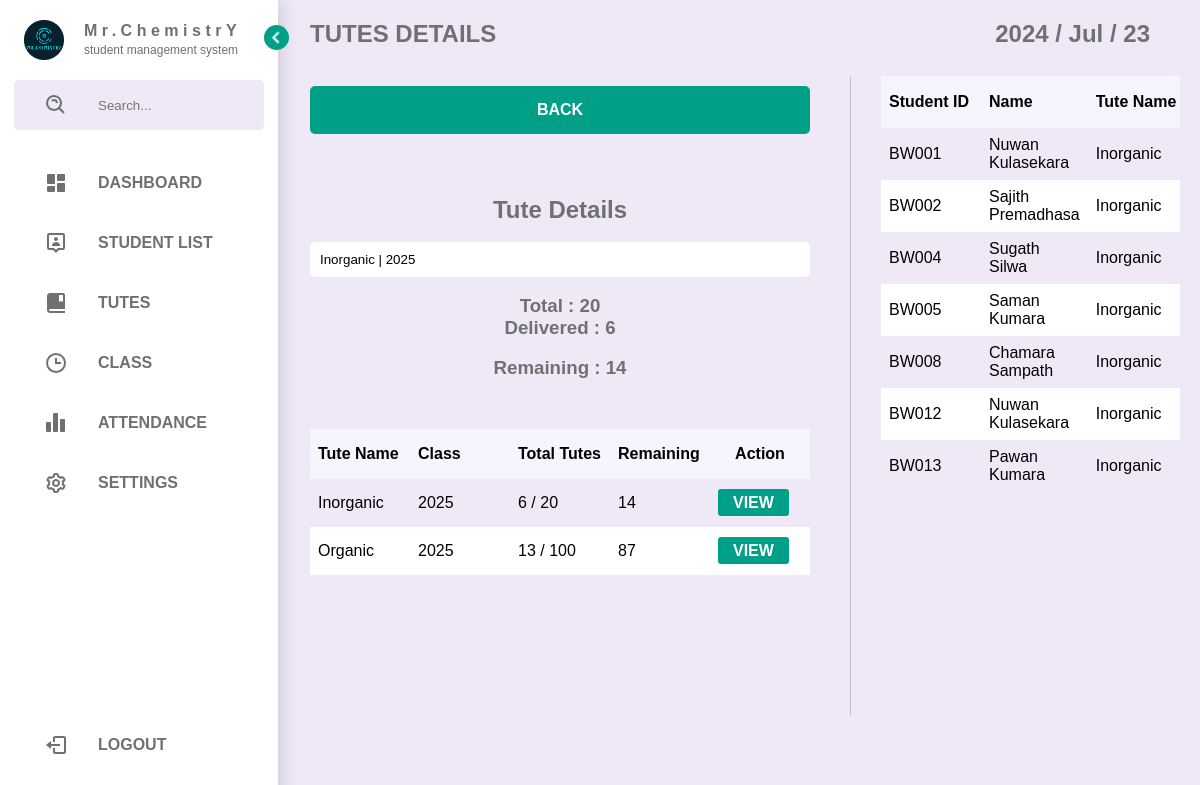
The page /view-tute.php?tute_id=2 (signed in) on the database its author committed.
### tables this page shows
CREATE TABLE `tutes` (
  `ID` int(100) NOT NULL,
  `Tute_name` varchar(100) NOT NULL,
  `Class` varchar(20) NOT NULL,
  `Start_date` varchar(100) NOT NULL,
  `Counte` int(50) NOT NULL,
  `Delivered` int(50) NOT NULL,
  `Action` int(2) NOT NULL
);

CREATE TABLE `deliverd_tute` (
  `ID` int(255) NOT NULL,
  `Tute_ID` int(255) NOT NULL,
  `ST_ID` int(20) NOT NULL,
  `Student_ID` varchar(255) NOT NULL,
  `Class` varchar(20) NOT NULL,
  `ST_name` varchar(255) NOT NULL,
  `Date` varchar(100) NOT NULL
);

### view-tute.php (the view, shortened to what this page needs)
<?php
include("includes/connection.php");
$tutes_list = "SELECT * FROM `tutes` ORDER BY `Class` ASC, `ID` DESC ";
$tutes_list_result = mysqli_query($connection, $tutes_list);
$select_tute = "SELECT * FROM `tutes` WHERE `ID` = {$_GET['tute_id']}";
$select_tute_result = mysqli_query($connection, $select_tute);
if (mysqli_num_rows($select_tute_result) > 0) {
    $tuteDETAILS = mysqli_fetch_assoc($select_tute_result);
    $Tute_name = $tuteDETAILS['Tute_name'];
    $Counte = $tuteDETAILS['Counte'];
    $Delivered = $tuteDETAILS['Delivered'];
    $Class = $tuteDETAILS['Class'];
    $remind = $Counte - $Delivered;
}
$tutes = "SELECT * FROM `deliverd_tute` WHERE `Tute_ID` = {$_GET['tute_id']} ORDER BY `Student_ID`";
$tutes_result = mysqli_query($connection, $tutes);
?>
<!DOCTYPE html>
<html lang="en">
<head>
    <link rel="stylesheet" href="assect/css/style.css">
</head>
<body>
    <div class="webcontent">
        <?php
        include("includes/sidenav.php");
        ?>
        <section class="content">
            <div class="date">
                <h1> TUTES DETAILS </h1>
                <h1> <?php echo date("Y / M / d"); ?> </h1>
            </div>
            <br>
            <div class="main_airea">
                <div class="filters">
                    <div>
                        <ul>
                            <li> <a href='tutes.php'> BACK </a> </li>
                        </ul>
                    </div>
                    <div>
                        <h2> Tute Details </h2>
                        <br>
                        <form style="color: var(--text); text-align: center;">
                            <p> <input type="text" value="<?= $Tute_name . " | " . $Class ?>" readonly> </p>
                            <br>
                            <h3> Total : <?= $Counte; ?> </h3>
                            <h3> Delivered : <?= $Delivered; ?> </h3>
                            <br>
                            <h3> Remaining : <?= $remind; ?> </h3>
                        </form>
                    </div>
                    <div class="tb_alin">
                        <table>
                            <?php
                            if (mysqli_num_rows($tutes_list_result) > 0) {
                                echo "
                                    <tr>
                                        <th> Tute Name </th>
                                        <th> Class </th>
                                        <th> Total Tutes </th>
                                        <th> Remaining </th>
                                        <th style='text-align: center;'> Action </th>
                                    </tr>
                                    ";
                                while ($tutes_details = mysqli_fetch_assoc($tutes_list_result)) {
                                    $t = $tutes_details['Counte'];
                                    $d = $tutes_details['Delivered'];
                                    $b = $t - $d;
                                    if ($b < 0) {
                                        $red = "style='background-color: #ff63477a;'";
                                    } else {
                                        $red = "";
                                    }
                                    echo "
                                        <tr {$red}>
                                            <td> {$tutes_details['Tute_name']} </td>
                                            <td> {$tutes_details['Class']} </td>
                                            <td> {$tutes_details['Delivered']} / {$tutes_details['Counte']} </td>
                                            <td> {$b} </td>
                                            <td> <span class='view'> <a href='view-tute.php?tute_id={$tutes_details['ID']}'>VIEW</a> </span> </td>
                                        </tr>
                                    ";
                                }
                            }
                            ?>
                        </table>
                    </div>
                </div>
                <div class="students">
                    <table>
                        <?php
                        if (mysqli_num_rows($tutes_result) > 0) {
                            echo "
                            <tr>
                                <th> Student ID </th>
                                <th> Name </th>
                                <th> Tute Name </th>
                                <th> Delivered date </th>
                            </tr>
                            ";
                            while ($tuteFetch = mysqli_fetch_assoc($tutes_result)) {
                                $Student_ID = $tuteFetch['Student_ID'];
                                $ST_name = $tuteFetch['ST_name'];
                                $Date = $tuteFetch['Date'];
                                $chech_tutes_list = "SELECT * FROM `deliverd_tute` WHERE `Student_ID` = '{$Student_ID}' AND `Tute_ID` = {$_GET['tute_id']}";
                                $chech_tutes_list_result = mysqli_query($connection, $chech_tutes_list);
                                if (mysqli_num_rows($chech_tutes_list_result) > 1) {
                                    echo "
                                    <tr style='background-color: #ff63477a;'>
                                        <td> {$Student_ID} </td>
                                        <td> {$ST_name} </td>
                                        <td> {$Tute_name} </td>
                                        <td> {$Date} </td>
                                    </tr>
                                    ";
                                } else {
                                    echo "
                                    <tr>
                                        <td> {$Student_ID} </td>
                                        <td> {$ST_name} </td>
                                        <td> {$Tute_name} </td>
                                        <td> {$Date} </td>
                                    </tr>
                                    ";
                                }
                            }
                        }
                        ?>
                    </table>
                </div>
            </div>
        </section>
    </div>
</body>
</html>

### assect/css/style.css (style rules this page uses)
:root { --body-color: #efe9f7; --light-box: #fff; --primary: #00a088; --primary_hover: #00e7c4; --primary-light: #f6f5ff; --toggle: #ddd; --text: #707070; --ligt-text: #ffffff; --shadow: #00000030; --tomato: tomato; --blue: blue; --skyblue: skyblue; --black-text: #000; --input-color: #000; --download: #695cfe; --tran-01: all 0.2s ease; --tran-02: all 0.3s ease; --tran-03: all 0.5s ease; }
* { margin: 0; padding: 0; font-family: sans-serif; }
body { background-color: var(--body-color); }
.webcontent { width: 100%; max-width: 1920px; margin: auto; overflow-x: hidden; }
.content { max-width: 1920px; height: 100vh; margin-left: 290px; margin-right: 10px; position: relative; transition: var(--tran-03); }
.date { display: flex; justify-content: space-between; align-items: center; padding: 0 20px; }
.date h1 { padding: 20px 20px 0 0; box-sizing: border-box; color: var(--text); }
.main_airea { width: 100%; padding: 10px; box-sizing: border-box; display: grid; grid-template-columns: 1fr 3fr; grid-gap: 30px; }
.filters { padding: 10px; box-sizing: border-box; height: calc(100vh - 200px); display: flex; flex-direction: column; gap: 50px; }
.filters h2 { text-align: center; color: var(--text); }
.filters ul li { list-style: none; height: 60px; position: relative; }
.filters ul li a { position: absolute; text-align: center; width: 100%; padding: 15px 10px; box-sizing: border-box; border-radius: 5px; background-color: var(--primary); color: var(--ligt-text); font-weight: bold; text-decoration: none; transition: var(--tran-02); }
.filters form input, .filters form select { width: 100%; padding: 10px; box-sizing: border-box; border-radius: 5px; outline: none; border: none; background-color: var(--light-box); }
.students { width: 100%; height: calc(100vh - 160px); overflow: scroll; border-left: 1px solid var(--shadow); padding: 0 30px; box-sizing: border-box; }
table { width: 100%; border-collapse: collapse; color: var(--black-text); table-layout: auto; }
table tr { transition: var(--tran-02); }
table tr th { background-color: var(--primary-light); height: 50px; text-align: left; min-width: 100px; }
table tr th, table tr td { padding: 8px; box-sizing: border-box; }
.filters table tr th, .filters table tr td { padding: 15px 8px; box-sizing: border-box; }
table tr td a { padding: 5px 15px; background-color: var(--blue); text-decoration: none; font-weight: bold; border-radius: 3px; color: var(--ligt-text); transition: var(--tran-02); }
table tr td .view a { background-color: var(--primary); color: var(--ligt-text); }
table tr:nth-child(odd) { background-color: var(--light-box); }
.tb_alin { height: 100vh; overflow: hidden; overflow-y: scroll; }

### rows shown on the page
tutes: Tute_name+Class "Inorganic | 2025", Counte "20", Delivered "6", remind "14", Tute_name "Inorganic", Class "2025", b "14"
tutes: Tute_name "Organic", Class "2025", Delivered "13", Counte "100", b "87"
deliverd_tute: Student_ID "BW001", ST_name "Nuwan Kulasekara", Tute_ID.Tute_name "Inorganic"
deliverd_tute: Student_ID "BW002", ST_name "Sajith Premadhasa", Tute_ID.Tute_name "Inorganic"
deliverd_tute: Student_ID "BW004", ST_name "Sugath Silwa", Tute_ID.Tute_name "Inorganic"
deliverd_tute: Student_ID "BW005", ST_name "Saman Kumara", Tute_ID.Tute_name "Inorganic"
deliverd_tute: Student_ID "BW008", ST_name "Chamara Sampath", Tute_ID.Tute_name "Inorganic"
deliverd_tute: Student_ID "BW012", ST_name "Nuwan Kulasekara", Tute_ID.Tute_name "Inorganic"
deliverd_tute: Student_ID "BW013", ST_name "Pawan Kumara", Tute_ID.Tute_name "Inorganic"
